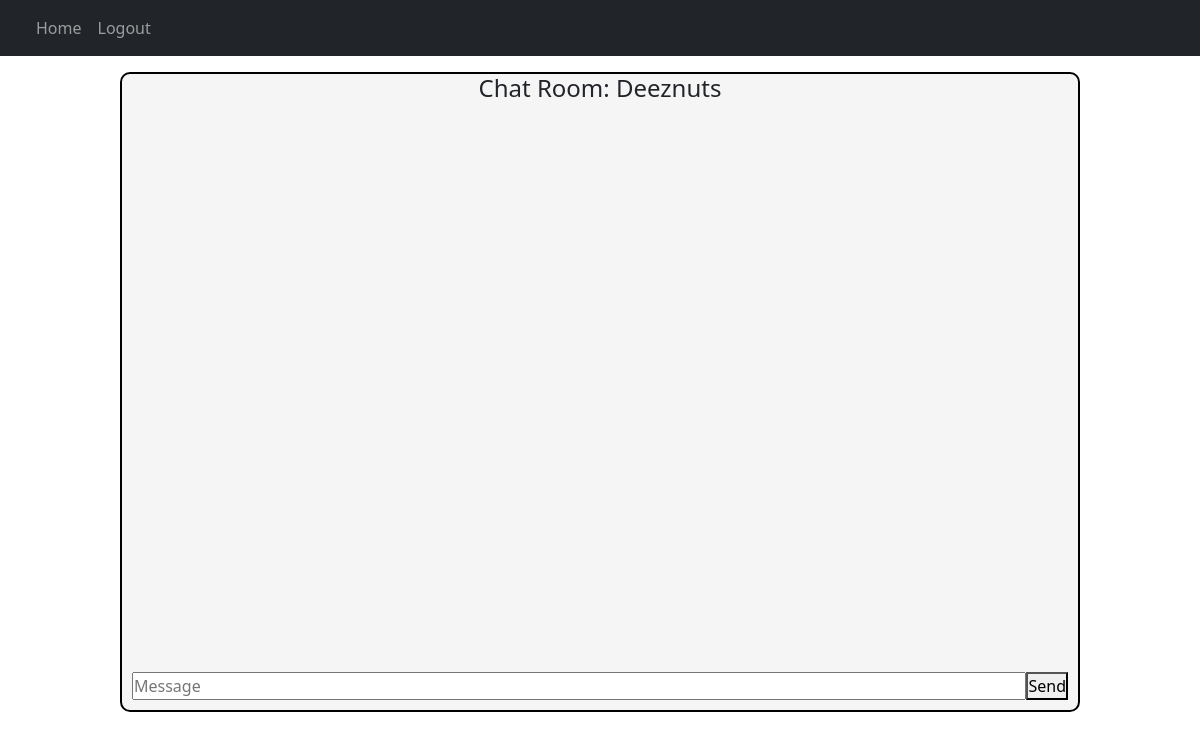
Page /room/1 (signed in) on the earlier database version.
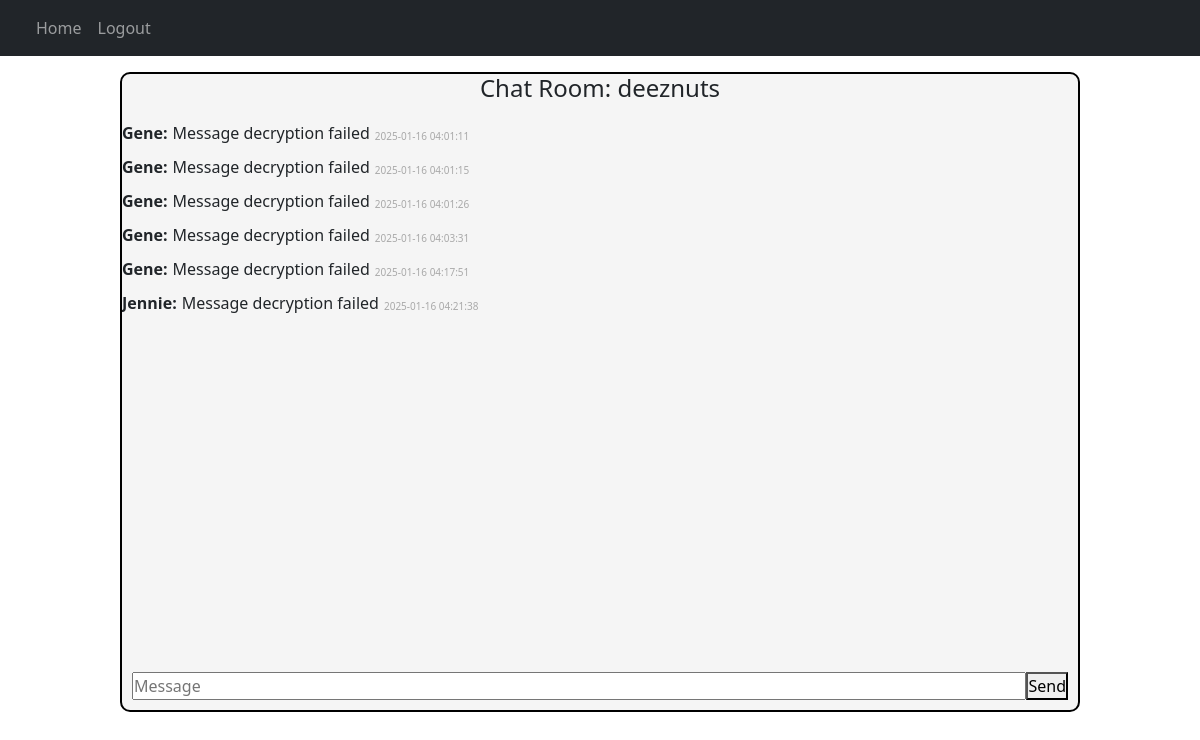
Same page on the later database version.
### website/Models/Room.py (models this page shows)
class Room(db.Model):
  id = db.Column(db.Integer, primary_key=True)
  room_name = db.Column(db.String(255), nullable=False)
  room_code = db.Column(db.String(512), nullable=False)
  password = db.Column(db.String(255), nullable=False)
  created_at = db.Column(db.DateTime(timezone=True), default=func.now())

class Message(db.Model):
  id = db.Column(db.Integer, primary_key=True)
  room_id = db.Column(db.Integer, db.ForeignKey('room.id'), nullable=False)
  user_id = db.Column(db.Integer, db.ForeignKey('user.id'), nullable=False)
  message = db.Column(db.Text, nullable=False)
  created_at = db.Column(db.DateTime(timezone=True), default=func.now())
  sender = db.relationship('User', foreign_keys=[user_id], backref='sent_messages')

### website/models.py (models this page shows)
class User(db.Model, UserMixin):
  id = db.Column(db.Integer, primary_key=True)
  email = db.Column(db.String(150), unique=True)
  password = db.Column(db.String(150))
  first_name = db.Column(db.String(150))
  notes= db.relationship('Note')

### website/rooms.py (the view)
@rooms.route('/room/<room_id>', methods=['GET', 'POST'])
@login_required
def room_handler(room_id):
  with Session(db.engine) as session:
    room = select_query_function(session, Room, Room.id == room_id)
    if not room:
      flash(f"Room {room_id} does not exist.", category='error')
      response = redirect(url_for('views.home'))
      return response
    with Session(db.engine) as session:
      room_participant = select_query_function(
        session=session,
        target=RoomParticipant,
        filter_condition=(RoomParticipant.room_id == room_id) & (RoomParticipant.user_id == current_user.id))
      if room_participant:
        print(f"User {current_user.first_name} is in room {room_id}")
      else:
        print(f"User {current_user.first_name} is not in room {room_id}")
    with Session(db.engine) as session:
      stmt = (
        select(Message)
        .join(Message.sender)
        .where(Message.room_id == room_id)
        .options(joinedload(Message.sender))
      )
      result = session.execute(stmt)
      messages = result.scalars().all()
      decrypted_messages = []
      if messages:
        for message in messages:
          decrypted_message = {
            'obj': message,  # Original message object with all attributes
            'decrypted_content': get_decrypted_message(message),
            'sender': message.sender,
            'created_at': message.created_at
          }
          print(f"Message: {decrypted_message['decrypted_content']}")
          print(f"Sender: {decrypted_message['sender'].first_name}")
          decrypted_messages.append(decrypted_message)
      else:
        print("No messages found.")
    if not room_participant:
      flash(f"Room {room_id} does not exist.", category='error')
      return redirect(url_for('views.home'))
    return render_template('room.html', room=room, user=current_user, messages=decrypted_messages)
  return render_template('room.html', room=room)

### website/__init__.py (called while the page is built)
def create_app():
  app = Flask(__name__)
  load_dotenv()
  app.config['SECRET_KEY'] = getenv('SECRET_KEY', 'fallback_key')
  app.config['SQLALCHEMY_DATABASE_URI'] = f'sqlite:///{DB_NAME}'
  db.init_app(app)
  socketio.init_app(app, cors_allowed_origins='*')
  crypto_manager.init_app(app)
  from .utils import generate_room_code
  from .views import views
  from .auth import auth
  from .rooms import rooms
  app.register_blueprint(views, url_prefix='/')
  app.register_blueprint(auth, url_prefix='/')
  app.register_blueprint(rooms, url_prefix='/')
  from .models import User, Note
  from .sockets import init_socket_handlers
  init_socket_handlers(socketio)
  create_database(app)
  login_manager = LoginManager()
  login_manager.login_view = 'auth.login'
  login_manager.init_app(app)
  @login_manager.user_loader
  def load_user(id):
    return User.query.get(int(id))
  return app

### website/crypto.py (called while the page is built)
    def decrypt_message(self, encrypted_message: str) -> str:
        try:
            encrypted_data = b64decode(encrypted_message.encode('utf-8'))
            decrypted_data = self.fernet.decrypt(encrypted_data)
            return decrypted_data.decode('utf-8')
        except Exception as e:
            raise ValueError(f"Failed to decrypt message: {str(e)}")

### website/utils.py (called while the page is built)
def select_query_function(session: Session, target: Type, filter_condition: Any) -> Optional[Any]:
  try:
    stmt = (
      select(target)
      .where(filter_condition)
    )
    result = session.execute(stmt)
    return result.scalars().one_or_none()
  except Exception as e:
    print(f"Error executing select query: {e}")
    return None

def get_decrypted_message(message: Message) -> str:
    try:
        return crypto_manager.decrypt_message(message.message)
    except ValueError:
        return "Message decryption failed"

### website/templates/room.html (shortened to what this page needs)
{% extends "base.html" %}
{% block content %}
  <div class="container d-flex flex-column align-items-center justify-content-center mt-3">
  <div class="message-box">
    <h4 class="text-center">Chat Room: {{room.room_name}}</h4>
      <div class="messages" id="messages">
        {% if messages %}
            {% for msg in messages %}
              <div class="message">
                <strong>{{msg.sender.first_name}}:</strong>
                <p>{{msg.decrypted_content}}</p>
                <small id="created_at">{{msg.created_at}}</small>
              </div>
            {% endfor %}
        {% endif %}
      </div>
  <div class="inputs">
    <input type="text" rows="3" placeholder="Message" name="message" id="message">
    <button type="button" name="send" id="send-btn" onClick="sendMessage()">
      Send
    </button>
  </div>
    </div>
  </div>
{% endblock %}

### website/templates/base.html (shortened to what this page needs)
<!DOCTYPE html>
<html lang="en">
  <head>
    <link
      rel="stylesheet"
      href="{{ url_for('static', filename='css/style.css') }}"
    ></link>
    <link
      href="https://cdn.jsdelivr.net/npm/bootstrap@5.3.0/dist/css/bootstrap.min.css"
      rel="stylesheet"
    />
  </head>
  <body>
    <nav class="navbar navbar-expand-lg navbar-dark bg-dark">
      <div class="container-fluid">
        <div class="collapse navbar-collapse" id="navbarNav">
          <ul class="navbar-nav">
            {% if user.is_authenticated %}
            <li class="nav-item">
              <a class="nav-link" href="{{ url_for('views.home') }}">Home</a>
            </li>
            <li class="nav-item">
              <a class="nav-link" href="{{ url_for('auth.logout') }}">Logout</a>
            </li>
            {% endif %}
          </ul>
        </div>
      </div>
    </nav>
    <div class="container">{% block content %} {% endblock %}</div>
  </body>
</html>

### website/static/css/style.css (style rules this page uses)
* { margin: 0; padding: 0; box-sizing: border-box; }
.message-box { border-color: black; border-width: 2px; border-style: solid; border-radius: 10px; background-color: whitesmoke; height: 80vh; display: flex; flex-direction: column; width: 80vw; align-items: stretch; }
.messages { overflow-y: scroll; flex: 1; width: 100%; }
.inputs { padding: 10px; display: flex; }
#message { flex: 1; }
.message { display: flex; flex-direction: row; align-items: center; margin: 10px 0 10px 0; }
.message p { margin: 0; padding: 0; line-height: 1; }
.message strong, .message p { margin-right: 5px; }
.message small { margin-top: 7px; font-size: 10px; color: darkgray; }

Differences in the rows shown:
changed Room: room_name "Deeznuts" → "deeznuts"
now on this page (row edited): User: sender.first_name "Gene" "Gene" "Gene" "Gene" "Gene"
added Message: created_at "2025-01-16 04:01:11"
added Message: created_at "2025-01-16 04:01:15"
added Message: created_at "2025-01-16 04:01:26"
added Message: created_at "2025-01-16 04:03:31"
added Message: created_at "2025-01-16 04:17:51"
now on this page (row edited): User: sender.first_name "Jennie"
added Message: created_at "2025-01-16 04:21:38"
Other differences:
new list line: ": Message decryption failed"
